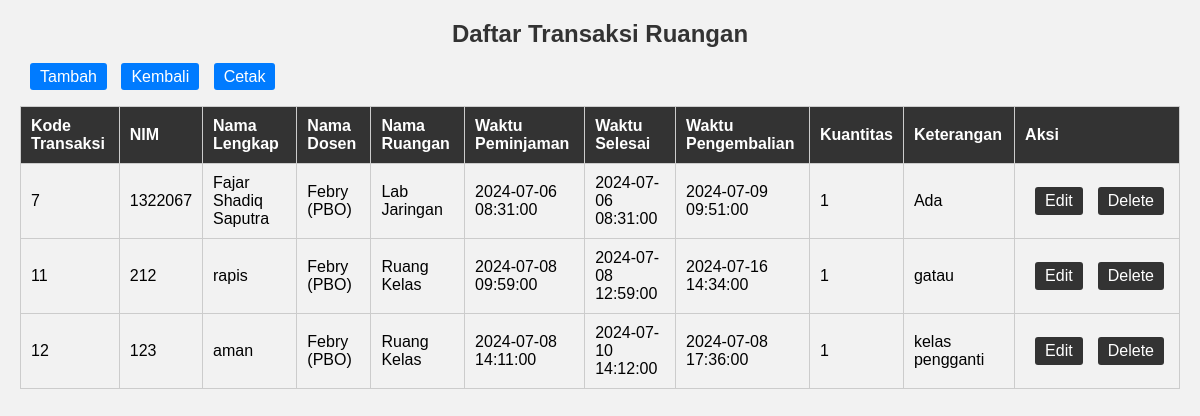
/staffak/transaksiru/trru-read.php, run on the app's committed database.
### tables this page shows
CREATE TABLE `transaksiru` (
  `kodetrru` int(11) NOT NULL,
  `id` int(11) DEFAULT NULL,
  `username` varchar(50) NOT NULL,
  `nip` varchar(20) DEFAULT NULL,
  `koderu` varchar(20) DEFAULT NULL,
  `peminjamanru` datetime NOT NULL,
  `selesairu` datetime DEFAULT NULL,
  `pengembalianru` datetime DEFAULT NULL,
  `qtyru` int(11) NOT NULL,
  `keteranganru` text DEFAULT NULL
);

CREATE TABLE `dosen` (
  `nip` varchar(20) NOT NULL,
  `namadosen` varchar(100) NOT NULL,
  `matakuliah` varchar(100) NOT NULL
);

CREATE TABLE `ruangan` (
  `koderu` varchar(20) NOT NULL,
  `namaru` varchar(100) NOT NULL,
  `keteranganru` text DEFAULT NULL,
  `qtyru` int(11) NOT NULL
);

### staffak/transaksiru/trru-read.php (the view, shortened to what this page needs)
<!DOCTYPE html>
<html>
<head>
</head>
<body>
    <h2>Daftar Transaksi Ruangan</h2>
    <a href="./trru-create.php">Tambah</a>
    <a href="../homead.php">Kembali</a>
    <a href='cetak.php?kodetrru=".$row["kodetrru"]."'>Cetak</a>
    <table>
    <tr>
                    <th>Kode Transaksi</th>
                    <th>NIM</th>
                    <th>Nama Lengkap</th>
                    <th>Nama Dosen</th>
                    <th>Nama Ruangan</th>
                    <th>Waktu Peminjaman</th>
                    <th>Waktu Selesai</th>
                    <th>Waktu Pengembalian</th>
                    <th>Kuantitas</th>
                    <th>Keterangan</th>
                    <th>Aksi</th>
                </tr>
                <?php
                $servername = "localhost";
                $username = "root";
                $password = "";
                $dbname = "inventaris";
                $conn = new mysqli($servername, $username, $password, $dbname);
                $sql_transaksiru = "SELECT tr.kodetrru, tr.id, tr.username, d.namadosen, d.matakuliah, r.namaru, tr.peminjamanru, tr.selesairu, tr.pengembalianru, tr.qtyru, tr.keteranganru
                                    FROM transaksiru tr
                                    LEFT JOIN dosen d ON tr.nip = d.nip
                                    LEFT JOIN ruangan r ON tr.koderu = r.koderu";
                $result_transaksiru = $conn->query($sql_transaksiru);
                if ($result_transaksiru->num_rows > 0) {
                    while($row = $result_transaksiru->fetch_assoc()) {
                        echo "<tr>";
                        echo "<td>" . $row['kodetrru'] . "</td>";
                        echo "<td>" . $row['id'] . "</td>";
                        echo "<td>" . $row['username'] . "</td>";
                        echo "<td>" . $row['namadosen'] . " (" . $row['matakuliah'] . ")</td>";
                        echo "<td>" . $row['namaru'] . "</td>";
                        echo "<td>" . $row['peminjamanru'] . "</td>";
                        echo "<td>" . $row['selesairu'] . "</td>";
                        echo "<td>" . $row['pengembalianru'] . "</td>";
                        echo "<td>" . $row['qtyru'] . "</td>";
                        echo "<td>" . $row['keteranganru'] . "</td>";
                        echo "<td style='white-space: nowrap;'>
                            <div style='display: flex; justify-content: space-between;'>
                               <a class='edit' href='trru-update.php?kodetrru=".$row["kodetrru"]."'>Edit</a>
                               <a class='hapus' href='trru-delete.php?kodetrru=".$row["kodetrru"]."' onclick='return confirm(\"Yakin ingin menghapus?\")'>Delete</a>
                           </div>
                               </td>";
                        echo "</tr>";
                    }
                } else {
                    echo "<tr><td colspan='11'>Tidak ada data.</td></tr>";
                }
                ?>
    </table>
</body>
</html>

### staffak/transaksiru/trru-read.php (style rules this page uses)
body { font-family: Arial, sans-serif; background-color: #f2f2f2; margin: 20px; }
h2 { text-align: center; color: #333; }
a { text-decoration: none; padding: 5px 10px; background-color: #007bff; color: #fff; border-radius: 3px; margin-left: 10px; }
table { width: 100%; border-collapse: collapse; margin-top: 20px; }
table th, table td { padding: 10px; border: 1px solid #ccc; text-align: left; }
table th { background-color: #333; color: #fff; }
table tr:nth-child(even) { background-color: #f2f2f2; }
.edit, .hapus { padding: 5px 10px; background-color: #333; color: #fff; text-decoration: none; border-radius: 3px; margin-right: 5px; }

### data on the page
transaksiru: kodetrru "7", id "1322067", username "Fajar Shadiq Saputra", nip.namadosen "Febry", nip.matakuliah "PBO", koderu.namaru "Lab Jaringan", peminjamanru "2024-07-06 08:31:00", selesairu "2024-07-06 08:31:00", pengembalianru "2024-07-09 09:51:00", qtyru "1", keteranganru "Ada"
transaksiru: kodetrru "11", id "212", username "rapis", nip.namadosen "Febry", nip.matakuliah "PBO", koderu.namaru "Ruang Kelas", peminjamanru "2024-07-08 09:59:00", selesairu "2024-07-08 12:59:00", pengembalianru "2024-07-16 14:34:00", qtyru "1", keteranganru "gatau"
transaksiru: kodetrru "12", id "123", username "aman", nip.namadosen "Febry", nip.matakuliah "PBO", koderu.namaru "Ruang Kelas", peminjamanru "2024-07-08 14:11:00", selesairu "2024-07-10 14:12:00", pengembalianru "2024-07-08 17:36:00", qtyru "1", keteranganru "kelas pengganti"
